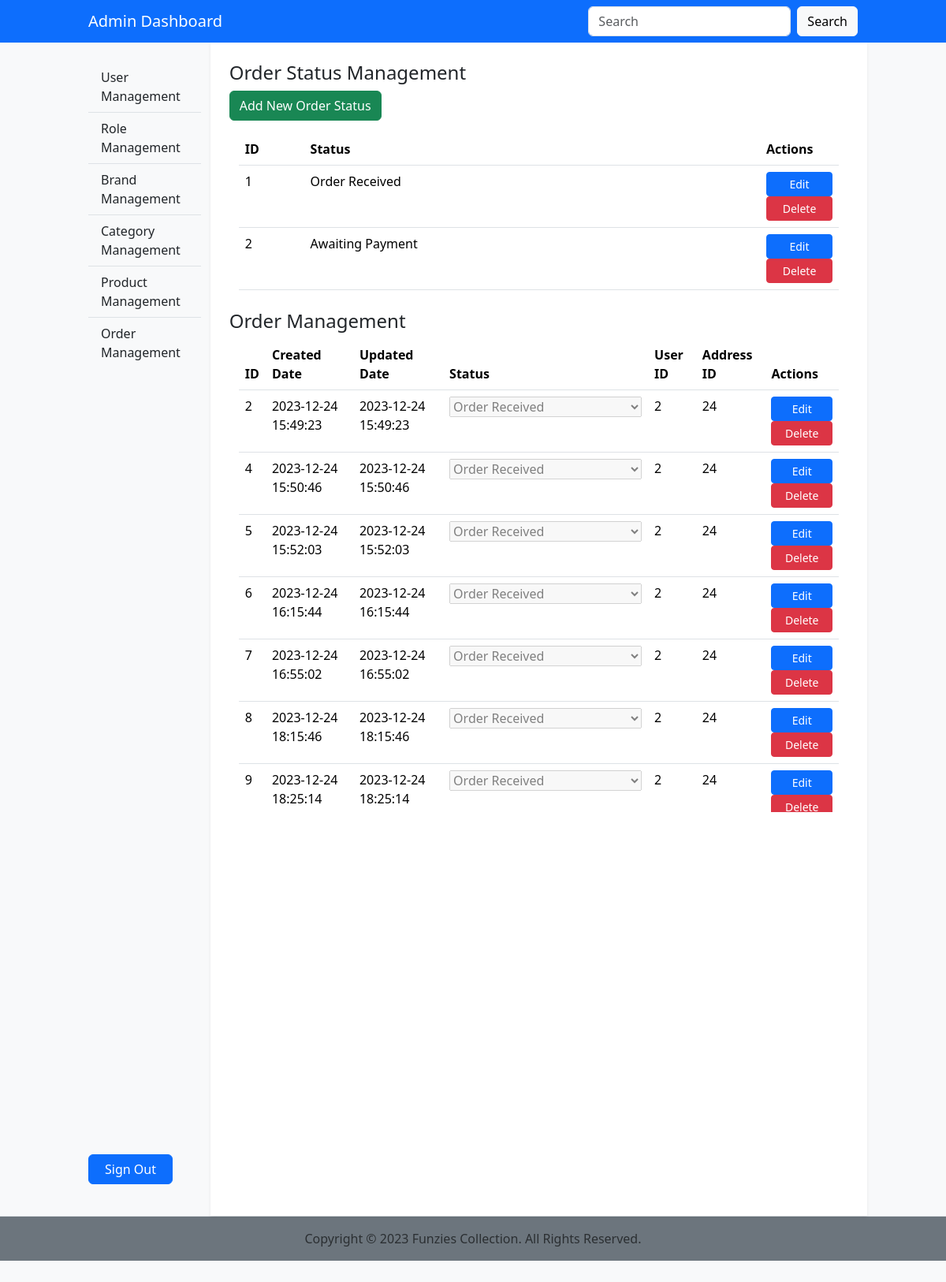
/admin/order-management.php, run on an earlier commit of the app's database.
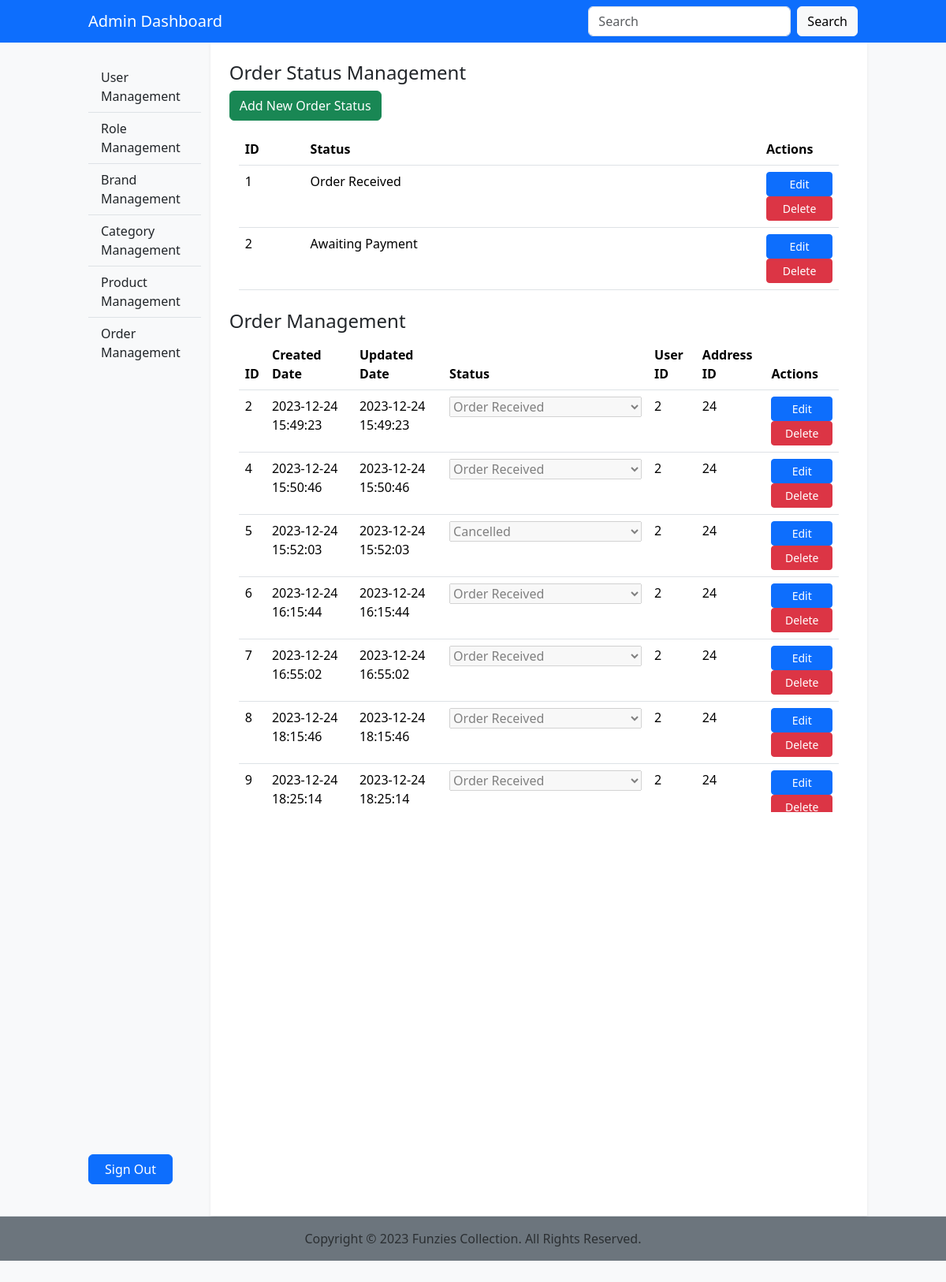
And on a later commit of the database.
### tables this page shows
CREATE TABLE `orderstatus` (
  `ID` int(11) NOT NULL,
  `Status` varchar(45) NOT NULL,
  `Deleted` tinyint(1) NOT NULL
);

CREATE TABLE `orders` (
  `ID` int(11) NOT NULL,
  `created` datetime NOT NULL,
  `updated` datetime NOT NULL,
  `status` int(11) NOT NULL,
  `user` int(11) NOT NULL,
  `address` int(11) NOT NULL,
  `deleted` tinyint(4) NOT NULL
);

### dbfunctions.php (called while the page is built, shortened)
<?php
function GetOrderStatus($con)
{
    $sql = "SELECT * FROM orderstatus WHERE Deleted = '0'";
    $stmt = mysqli_stmt_init($con);
    if(!mysqli_stmt_prepare($stmt, $sql)) {
        echo "Could not load Order Status";
        exit();
    }
    mysqli_stmt_execute($stmt);
    $result = mysqli_stmt_get_result($stmt);
    return $result;
}
function GetOrders($con)
{
    $sql = "SELECT o.*, s.Status as 'statusOrder' FROM orders o JOIN orderstatus s on o.status = s.ID WHERE o.deleted = 0";
    $stmt = mysqli_stmt_init($con);
    if(!mysqli_stmt_prepare($stmt, $sql)) {
        echo "Could not load Orders";
        exit();
    }
    mysqli_stmt_execute($stmt);
    $result = mysqli_stmt_get_result($stmt);
    return $result;
}
?>

### admin/order-management.php (the view, shortened to what this page needs)
<?php require '../functions.php';
require '../dbfunctions.php';
$orderStatuses = GetOrderStatus($con);
$orders = GetOrders($con);
?>
<?php
require_once 'include/header.php';
require_once 'include/navbar.php';
?>
<div class="container-fluid col-10">
    <div class="row justify-content-between">
        <?php require_once 'include/sidebar.php';  ?>
        <div class="col p-4 shadow-sm bg-white">
            <h4>Order Status Management</h4>
            <button class="btn btn-success mb-3" type="button" data-bs-toggle="modal" data-bs-target="#orderStatusModal"
                onclick="clearModalOrderStatusFields();">Add New Order Status</button>
            <div class="container overflow-auto" style="height:200px;">
                <table class="table">
                    <thead class="thead-dark">
                        <tr>
                            <th>ID</th>
                            <th>Status</th>
                            <th>Actions</th>
                        </tr>
                    </thead>
                    <tbody>
                        <?php foreach($orderStatuses as $orderStatus):
                            ?>
                        <tr>
                            <td><?php echo $orderStatus["ID"]; ?></td>
                            <td><?php echo $orderStatus["Status"]; ?></td>
                            <td style="width:100px;">
                                <form method="POST">
                                    <button type="button" class="btn btn-primary btn-sm w-100" data-bs-toggle="modal"
                                        data-bs-target="#orderStatusModal"
                                        onclick='setModalOrderStatusFields("<?php echo $orderStatus["ID"]; ?>", "<?php echo $orderStatus["Status"]; ?>")'>Edit</button>
                                    <button type="submit" class="btn btn-danger btn-sm w-100">Delete</button>
                                </form>
                            </td>
                        </tr>
                        <?php endforeach ?>
                    </tbody>
                </table>
            </div>
            <h4 class="mt-4">Order Management</h4>
            <div class="container overflow-auto" style="height:600px;">
                <table class="table">
                    <thead class="thead-dark">
                        <tr>
                            <th>ID</th>
                            <th>Created Date</th>
                            <th>Updated Date</th>
                            <th>Status</th>
                            <th>User ID</th>
                            <th>Address ID</th>
                            <th>Actions</th>
                        </tr>
                    </thead>
                    <tbody>
                        <?php foreach($orders as $order):
                            ?>
                        <tr>
                            <form method="POST">
                                <td><?php echo $order["ID"]; ?></td>
                                <td><?php echo $order["created"]; ?></td>
                                <td><?php echo $order["updated"]; ?></td>
                                <td>
                                    <select id="orderstatus<?php echo $order["ID"] ?>" name="editorderstatus" disabled>
                                        <?php foreach($orderStatuses as $orderStatus): ?>
                                            <option value="<?php echo $orderStatus['ID'] ?>" <?php if($order['status'] == $orderStatus['ID']) echo 'selected'; ?>><?php echo $orderStatus['Status'] ?></option>
                                        <?php endforeach; ?>
                                    </select>
                                </td>
                                <td><?php echo $order["user"]; ?></td>
                                <td><?php echo $order["address"]; ?></td>
                                <td>
                                    <button type="button" id="btnOrderEdit<?php echo $order["ID"]; ?>" class="btn btn-primary btn-sm w-100" onclick="enableOrderEdit('<?php echo $order['ID']; ?>');">Edit</button>
                                    <button type="submit" name="btnDeleteOrder" class="btn btn-danger btn-sm w-100">Delete</button>
                                </td>
                            </form>
                        </tr>
                        <?php endforeach ?>
                    </tbody>
                </table>
            </div>
        </div>
    </div>
</div>
<?php require_once 'include/footer.php';  ?>

### admin/include/header.php (shortened to what this page needs)
<!DOCTYPE html>
<html lang="en">
<head>
    <link href="https://cdn.jsdelivr.net/npm/bootstrap@5.3.2/dist/css/bootstrap.min.css" rel="stylesheet"
>
    <link href="//netdna.bootstrapcdn.com/font-awesome/4.0.3/css/font-awesome.css" rel="stylesheet">
    <link rel="stylesheet" href="css/admin.css">
</head>
<body class="bg-light">

### admin/include/navbar.php
<nav class="navbar bg-primary">
  <div class="container-fluid col-10">
    <a class="navbar-brand text-white">Admin Dashboard</a>
    <form class="d-flex" role="search">
      <input class="form-control me-2" type="search" placeholder="Search" aria-label="Search">
      <button class="btn btn-light" type="submit">Search</button>
    </form>
  </div>
</nav>

### admin/include/sidebar.php (shortened to what this page needs)
<div class="col-2">
    <div class="d-flex flex-column position-sticky top-0 py-4" style="height: 90vh">
        <div class="list-group list-group-flush">
            <a href="../admin/user-management.php" class="list-group-item" style="background-color: transparent;">User Management</a>
            <a href="../admin/role-management.php" class="list-group-item" style="background-color: transparent;">Role Management</a>
            <a href="../admin/brand-management.php" class="list-group-item" style="background-color: transparent;">Brand Management</a>
            <a href="../admin/category-management.php" class="list-group-item" style="background-color: transparent;">Category Management</a>
            <a href="../admin/product-management.php" class="list-group-item" style="background-color: transparent;">Product Management</a>
            <a href="../admin/order-management.php" class="list-group-item" style="background-color: transparent;">Order Management</a>
        </div>
        <div class="mt-auto col-sm-8 col-md-8 col-lg-9 col-xl-9 text-center">
            <p><a href="../admin/admin-logout.php" class="btn btn-primary w-100">Sign Out</a></p>
        </div>
    </div>
</div>

### admin/include/footer.php (shortened to what this page needs)
<footer>
    <div class="text-center bg-secondary text-secondary-emphasis row border-top pt-3">
        <div class="col">
            <p> Copyright &copy; <?php echo date("Y") ?> Funzies Collection. All Rights Reserved.</p>
        </div>
    </div>
</footer>
</body>
</html>

### admin/css/admin.css (style rules this page uses)
*, *::before, *::after { box-sizing: border-box; }
* { line-height: 24px; font-size: 16px; }
body { overflow-y: scroll; overflow-x: hidden; }

What changed in the data, as far as the page shows it:
changed orders id 5: editorderstatus "Order Received" → "Cancelled"
